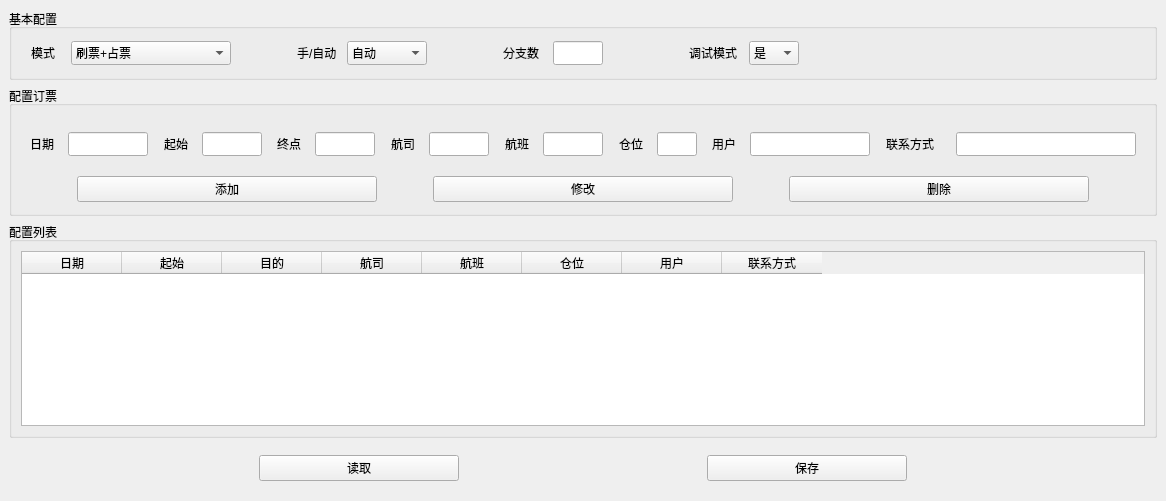
<?xml version="1.0" encoding="UTF-8"?>
<ui version="4.0">
 <class>MainWindow</class>
 <widget class="QMainWindow" name="MainWindow">
  <property name="geometry">
   <rect>
    <x>0</x>
    <y>0</y>
    <width>1166</width>
    <height>501</height>
   </rect>
  </property>
  <property name="windowTitle">
   <string>自动订票配置</string>
  </property>
  <widget class="QWidget" name="centralwidget">
   <layout class="QVBoxLayout" name="verticalLayout">
    <item>
     <widget class="QGroupBox" name="groupBox">
      <property name="sizePolicy">
       <sizepolicy hsizetype="Preferred" vsizetype="Preferred">
        <horstretch>0</horstretch>
        <verstretch>0</verstretch>
       </sizepolicy>
      </property>
      <property name="font">
       <font>
        <family>Microsoft YaHei UI</family>
        <pointsize>9</pointsize>
       </font>
      </property>
      <property name="title">
       <string>基本配置</string>
      </property>
      <layout class="QHBoxLayout" name="horizontalLayout">
       <item>
        <widget class="QWidget" name="widget_5" native="true">
         <property name="minimumSize">
          <size>
           <width>270</width>
           <height>30</height>
          </size>
         </property>
         <property name="maximumSize">
          <size>
           <width>270</width>
           <height>30</height>
          </size>
         </property>
         <layout class="QHBoxLayout" name="horizontalLayout_6">
          <property name="spacing">
           <number>0</number>
          </property>
          <property name="leftMargin">
           <number>10</number>
          </property>
          <property name="topMargin">
           <number>0</number>
          </property>
          <property name="rightMargin">
           <number>0</number>
          </property>
          <property name="bottomMargin">
           <number>0</number>
          </property>
          <item>
           <widget class="QLabel" name="label">
            <property name="enabled">
             <bool>true</bool>
            </property>
            <property name="minimumSize">
             <size>
              <width>40</width>
              <height>30</height>
             </size>
            </property>
            <property name="maximumSize">
             <size>
              <width>40</width>
              <height>30</height>
             </size>
            </property>
            <property name="font">
             <font>
              <family>Microsoft YaHei UI</family>
              <pointsize>9</pointsize>
             </font>
            </property>
            <property name="text">
             <string>模式</string>
            </property>
           </widget>
          </item>
          <item>
           <widget class="QComboBox" name="comboBoxMode">
            <property name="minimumSize">
             <size>
              <width>160</width>
              <height>24</height>
             </size>
            </property>
            <property name="maximumSize">
             <size>
              <width>160</width>
              <height>24</height>
             </size>
            </property>
            <property name="font">
             <font>
              <family>Microsoft YaHei UI</family>
              <pointsize>9</pointsize>
             </font>
            </property>
            <item>
             <property name="text">
              <string>刷票+占票</string>
             </property>
            </item>
            <item>
             <property name="text">
              <string>刷票+占票+快速预定</string>
             </property>
            </item>
           </widget>
          </item>
          <item>
           <spacer name="horizontalSpacer">
            <property name="minimumSize">
             <size>
              <width>0</width>
              <height>30</height>
             </size>
            </property>
            <property name="orientation">
             <enum>Qt::Horizontal</enum>
            </property>
            <property name="sizeHint" stdset="0">
             <size>
              <width>40</width>
              <height>20</height>
             </size>
            </property>
           </spacer>
          </item>
         </layout>
        </widget>
       </item>
       <item>
        <widget class="QWidget" name="widget_12" native="true">
         <property name="minimumSize">
          <size>
           <width>200</width>
           <height>30</height>
          </size>
         </property>
         <property name="maximumSize">
          <size>
           <width>200</width>
           <height>30</height>
          </size>
         </property>
         <layout class="QHBoxLayout" name="horizontalLayout_7">
          <property name="spacing">
           <number>0</number>
          </property>
          <property name="leftMargin">
           <number>0</number>
          </property>
          <property name="topMargin">
           <number>0</number>
          </property>
          <property name="rightMargin">
           <number>0</number>
          </property>
          <property name="bottomMargin">
           <number>0</number>
          </property>
          <item>
           <widget class="QLabel" name="label_2">
            <property name="minimumSize">
             <size>
              <width>50</width>
              <height>30</height>
             </size>
            </property>
            <property name="maximumSize">
             <size>
              <width>50</width>
              <height>30</height>
             </size>
            </property>
            <property name="font">
             <font>
              <family>Microsoft YaHei UI</family>
              <pointsize>9</pointsize>
             </font>
            </property>
            <property name="text">
             <string>手/自动</string>
            </property>
           </widget>
          </item>
          <item>
           <widget class="QComboBox" name="comboBoxManual">
            <property name="minimumSize">
             <size>
              <width>80</width>
              <height>24</height>
             </size>
            </property>
            <property name="maximumSize">
             <size>
              <width>16777215</width>
              <height>24</height>
             </size>
            </property>
            <property name="font">
             <font>
              <family>Microsoft YaHei UI</family>
              <pointsize>9</pointsize>
             </font>
            </property>
            <item>
             <property name="text">
              <string>自动</string>
             </property>
            </item>
            <item>
             <property name="text">
              <string>手动</string>
             </property>
            </item>
           </widget>
          </item>
          <item>
           <spacer name="horizontalSpacer_2">
            <property name="minimumSize">
             <size>
              <width>0</width>
              <height>30</height>
             </size>
            </property>
            <property name="orientation">
             <enum>Qt::Horizontal</enum>
            </property>
            <property name="sizeHint" stdset="0">
             <size>
              <width>67</width>
              <height>27</height>
             </size>
            </property>
           </spacer>
          </item>
         </layout>
        </widget>
       </item>
       <item>
        <widget class="QWidget" name="widget_13" native="true">
         <property name="minimumSize">
          <size>
           <width>180</width>
           <height>30</height>
          </size>
         </property>
         <property name="maximumSize">
          <size>
           <width>180</width>
           <height>30</height>
          </size>
         </property>
         <layout class="QHBoxLayout" name="horizontalLayout_8">
          <property name="spacing">
           <number>0</number>
          </property>
          <property name="leftMargin">
           <number>0</number>
          </property>
          <property name="topMargin">
           <number>0</number>
          </property>
          <property name="rightMargin">
           <number>0</number>
          </property>
          <property name="bottomMargin">
           <number>0</number>
          </property>
          <item>
           <widget class="QLabel" name="label_3">
            <property name="minimumSize">
             <size>
              <width>50</width>
              <height>30</height>
             </size>
            </property>
            <property name="maximumSize">
             <size>
              <width>50</width>
              <height>30</height>
             </size>
            </property>
            <property name="font">
             <font>
              <family>Microsoft YaHei UI</family>
              <pointsize>9</pointsize>
             </font>
            </property>
            <property name="text">
             <string>分支数</string>
            </property>
           </widget>
          </item>
          <item>
           <widget class="QLineEdit" name="lineEditBranchSize">
            <property name="minimumSize">
             <size>
              <width>50</width>
              <height>24</height>
             </size>
            </property>
            <property name="maximumSize">
             <size>
              <width>50</width>
              <height>24</height>
             </size>
            </property>
            <property name="font">
             <font>
              <family>Microsoft YaHei UI</family>
              <pointsize>9</pointsize>
             </font>
            </property>
           </widget>
          </item>
          <item>
           <spacer name="horizontalSpacer_3">
            <property name="minimumSize">
             <size>
              <width>0</width>
              <height>30</height>
             </size>
            </property>
            <property name="orientation">
             <enum>Qt::Horizontal</enum>
            </property>
            <property name="sizeHint" stdset="0">
             <size>
              <width>77</width>
              <height>27</height>
             </size>
            </property>
           </spacer>
          </item>
         </layout>
        </widget>
       </item>
       <item>
        <widget class="QWidget" name="widget_14" native="true">
         <property name="minimumSize">
          <size>
           <width>160</width>
           <height>30</height>
          </size>
         </property>
         <property name="maximumSize">
          <size>
           <width>160</width>
           <height>30</height>
          </size>
         </property>
         <layout class="QHBoxLayout" name="horizontalLayout_16">
          <property name="spacing">
           <number>0</number>
          </property>
          <property name="leftMargin">
           <number>0</number>
          </property>
          <property name="topMargin">
           <number>0</number>
          </property>
          <property name="rightMargin">
           <number>0</number>
          </property>
          <property name="bottomMargin">
           <number>0</number>
          </property>
          <item>
           <widget class="QLabel" name="label_4">
            <property name="minimumSize">
             <size>
              <width>60</width>
              <height>30</height>
             </size>
            </property>
            <property name="maximumSize">
             <size>
              <width>16777215</width>
              <height>30</height>
             </size>
            </property>
            <property name="font">
             <font>
              <family>Microsoft YaHei UI</family>
              <pointsize>9</pointsize>
             </font>
            </property>
            <property name="text">
             <string>调试模式</string>
            </property>
           </widget>
          </item>
          <item>
           <widget class="QComboBox" name="comboBoxDebug">
            <property name="minimumSize">
             <size>
              <width>50</width>
              <height>24</height>
             </size>
            </property>
            <property name="maximumSize">
             <size>
              <width>16777215</width>
              <height>24</height>
             </size>
            </property>
            <property name="font">
             <font>
              <family>Microsoft YaHei UI</family>
              <pointsize>9</pointsize>
             </font>
            </property>
            <item>
             <property name="text">
              <string>是</string>
             </property>
            </item>
            <item>
             <property name="text">
              <string>否</string>
             </property>
            </item>
           </widget>
          </item>
          <item>
           <spacer name="horizontalSpacer_5">
            <property name="orientation">
             <enum>Qt::Horizontal</enum>
            </property>
            <property name="sizeHint" stdset="0">
             <size>
              <width>44</width>
              <height>20</height>
             </size>
            </property>
           </spacer>
          </item>
         </layout>
        </widget>
       </item>
       <item>
        <spacer name="horizontalSpacer_4">
         <property name="minimumSize">
          <size>
           <width>0</width>
           <height>30</height>
          </size>
         </property>
         <property name="orientation">
          <enum>Qt::Horizontal</enum>
         </property>
         <property name="sizeHint" stdset="0">
          <size>
           <width>40</width>
           <height>20</height>
          </size>
         </property>
        </spacer>
       </item>
      </layout>
     </widget>
    </item>
    <item>
     <widget class="QGroupBox" name="groupBox_2">
      <property name="font">
       <font>
        <family>Microsoft YaHei UI</family>
        <pointsize>9</pointsize>
       </font>
      </property>
      <property name="title">
       <string>配置订票</string>
      </property>
      <layout class="QVBoxLayout" name="verticalLayout_2">
       <item>
        <widget class="QWidget" name="widget_15" native="true">
         <property name="maximumSize">
          <size>
           <width>16777215</width>
           <height>16777215</height>
          </size>
         </property>
         <property name="font">
          <font>
           <family>Agency FB</family>
           <pointsize>10</pointsize>
          </font>
         </property>
         <layout class="QHBoxLayout" name="horizontalLayout_2">
          <item>
           <widget class="QWidget" name="widget_2" native="true">
            <layout class="QHBoxLayout" name="horizontalLayout_4">
             <property name="spacing">
              <number>0</number>
             </property>
             <property name="leftMargin">
              <number>0</number>
             </property>
             <property name="topMargin">
              <number>5</number>
             </property>
             <property name="rightMargin">
              <number>0</number>
             </property>
             <property name="bottomMargin">
              <number>0</number>
             </property>
             <item>
              <widget class="QLabel" name="label_20">
               <property name="minimumSize">
                <size>
                 <width>38</width>
                 <height>30</height>
                </size>
               </property>
               <property name="font">
                <font>
                 <family>Microsoft YaHei UI</family>
                 <pointsize>9</pointsize>
                </font>
               </property>
               <property name="text">
                <string>日期</string>
               </property>
              </widget>
             </item>
             <item>
              <widget class="QLineEdit" name="lineEditDate">
               <property name="minimumSize">
                <size>
                 <width>60</width>
                 <height>24</height>
                </size>
               </property>
               <property name="maximumSize">
                <size>
                 <width>80</width>
                 <height>16777215</height>
                </size>
               </property>
               <property name="font">
                <font>
                 <family>Microsoft YaHei UI</family>
                 <pointsize>9</pointsize>
                </font>
               </property>
              </widget>
             </item>
            </layout>
           </widget>
          </item>
          <item>
           <spacer name="horizontalSpacer_8">
            <property name="minimumSize">
             <size>
              <width>0</width>
              <height>30</height>
             </size>
            </property>
            <property name="orientation">
             <enum>Qt::Horizontal</enum>
            </property>
            <property name="sizeHint" stdset="0">
             <size>
              <width>22</width>
              <height>27</height>
             </size>
            </property>
           </spacer>
          </item>
          <item>
           <widget class="QWidget" name="widget_3" native="true">
            <layout class="QHBoxLayout" name="horizontalLayout_9">
             <property name="spacing">
              <number>0</number>
             </property>
             <property name="leftMargin">
              <number>0</number>
             </property>
             <property name="topMargin">
              <number>5</number>
             </property>
             <property name="rightMargin">
              <number>0</number>
             </property>
             <property name="bottomMargin">
              <number>0</number>
             </property>
             <item>
              <widget class="QLabel" name="label_24">
               <property name="minimumSize">
                <size>
                 <width>38</width>
                 <height>30</height>
                </size>
               </property>
               <property name="font">
                <font>
                 <family>Microsoft YaHei UI</family>
                 <pointsize>9</pointsize>
                </font>
               </property>
               <property name="text">
                <string>起始</string>
               </property>
              </widget>
             </item>
             <item>
              <widget class="QLineEdit" name="lineEditFrom">
               <property name="minimumSize">
                <size>
                 <width>60</width>
                 <height>24</height>
                </size>
               </property>
               <property name="maximumSize">
                <size>
                 <width>60</width>
                 <height>16777215</height>
                </size>
               </property>
               <property name="font">
                <font>
                 <family>Microsoft YaHei UI</family>
                 <pointsize>9</pointsize>
                </font>
               </property>
              </widget>
             </item>
            </layout>
           </widget>
          </item>
          <item>
           <spacer name="horizontalSpacer_10">
            <property name="minimumSize">
             <size>
              <width>0</width>
              <height>30</height>
             </size>
            </property>
            <property name="orientation">
             <enum>Qt::Horizontal</enum>
            </property>
            <property name="sizeHint" stdset="0">
             <size>
              <width>22</width>
              <height>27</height>
             </size>
            </property>
           </spacer>
          </item>
          <item>
           <widget class="QWidget" name="widget_6" native="true">
            <layout class="QHBoxLayout" name="horizontalLayout_10">
             <property name="spacing">
              <number>0</number>
             </property>
             <property name="leftMargin">
              <number>0</number>
             </property>
             <property name="topMargin">
              <number>5</number>
             </property>
             <property name="rightMargin">
              <number>0</number>
             </property>
             <property name="bottomMargin">
              <number>0</number>
             </property>
             <item>
              <widget class="QLabel" name="label_25">
               <property name="minimumSize">
                <size>
                 <width>38</width>
                 <height>30</height>
                </size>
               </property>
               <property name="font">
                <font>
                 <family>Microsoft YaHei UI</family>
                 <pointsize>9</pointsize>
                </font>
               </property>
               <property name="text">
                <string>终点</string>
               </property>
              </widget>
             </item>
             <item>
              <widget class="QLineEdit" name="lineEditTo">
               <property name="minimumSize">
                <size>
                 <width>60</width>
                 <height>24</height>
                </size>
               </property>
               <property name="maximumSize">
                <size>
                 <width>60</width>
                 <height>16777215</height>
                </size>
               </property>
               <property name="font">
                <font>
                 <family>Microsoft YaHei UI</family>
                 <pointsize>9</pointsize>
                </font>
               </property>
              </widget>
             </item>
            </layout>
           </widget>
          </item>
          <item>
           <spacer name="horizontalSpacer_11">
            <property name="minimumSize">
             <size>
              <width>0</width>
              <height>30</height>
             </size>
            </property>
            <property name="orientation">
             <enum>Qt::Horizontal</enum>
            </property>
            <property name="sizeHint" stdset="0">
             <size>
              <width>22</width>
              <height>27</height>
             </size>
            </property>
           </spacer>
          </item>
          <item>
           <widget class="QWidget" name="widget_7" native="true">
            <layout class="QHBoxLayout" name="horizontalLayout_11">
             <property name="spacing">
              <number>0</number>
             </property>
             <property name="leftMargin">
              <number>0</number>
             </property>
             <property name="topMargin">
              <number>5</number>
             </property>
             <property name="rightMargin">
              <number>0</number>
             </property>
             <property name="bottomMargin">
              <number>0</number>
             </property>
             <item>
              <widget class="QLabel" name="label_26">
               <property name="minimumSize">
                <size>
                 <width>38</width>
                 <height>30</height>
                </size>
               </property>
               <property name="font">
                <font>
                 <family>Microsoft YaHei UI</family>
                 <pointsize>9</pointsize>
                </font>
               </property>
               <property name="text">
                <string>航司</string>
               </property>
              </widget>
             </item>
             <item>
              <widget class="QLineEdit" name="lineEditComp">
               <property name="minimumSize">
                <size>
                 <width>60</width>
                 <height>24</height>
                </size>
               </property>
               <property name="maximumSize">
                <size>
                 <width>60</width>
                 <height>16777215</height>
                </size>
               </property>
               <property name="font">
                <font>
                 <family>Microsoft YaHei UI</family>
                 <pointsize>9</pointsize>
                </font>
               </property>
              </widget>
             </item>
            </layout>
           </widget>
          </item>
          <item>
           <spacer name="horizontalSpacer_13">
            <property name="minimumSize">
             <size>
              <width>0</width>
              <height>30</height>
             </size>
            </property>
            <property name="orientation">
             <enum>Qt::Horizontal</enum>
            </property>
            <property name="sizeHint" stdset="0">
             <size>
              <width>22</width>
              <height>27</height>
             </size>
            </property>
           </spacer>
          </item>
          <item>
           <widget class="QWidget" name="widget_8" native="true">
            <layout class="QHBoxLayout" name="horizontalLayout_12">
             <property name="spacing">
              <number>0</number>
             </property>
             <property name="leftMargin">
              <number>0</number>
             </property>
             <property name="topMargin">
              <number>5</number>
             </property>
             <property name="rightMargin">
              <number>0</number>
             </property>
             <property name="bottomMargin">
              <number>0</number>
             </property>
             <item>
              <widget class="QLabel" name="label_27">
               <property name="minimumSize">
                <size>
                 <width>38</width>
                 <height>30</height>
                </size>
               </property>
               <property name="font">
                <font>
                 <family>Microsoft YaHei UI</family>
                 <pointsize>9</pointsize>
                </font>
               </property>
               <property name="text">
                <string>航班</string>
               </property>
              </widget>
             </item>
             <item>
              <widget class="QLineEdit" name="lineEditFlight">
               <property name="minimumSize">
                <size>
                 <width>60</width>
                 <height>24</height>
                </size>
               </property>
               <property name="maximumSize">
                <size>
                 <width>60</width>
                 <height>16777215</height>
                </size>
               </property>
               <property name="font">
                <font>
                 <family>Microsoft YaHei UI</family>
                 <pointsize>9</pointsize>
                </font>
               </property>
              </widget>
             </item>
            </layout>
           </widget>
          </item>
          <item>
           <spacer name="horizontalSpacer_22">
            <property name="minimumSize">
             <size>
              <width>0</width>
              <height>30</height>
             </size>
            </property>
            <property name="orientation">
             <enum>Qt::Horizontal</enum>
            </property>
            <property name="sizeHint" stdset="0">
             <size>
              <width>22</width>
              <height>27</height>
             </size>
            </property>
           </spacer>
          </item>
          <item>
           <widget class="QWidget" name="widget_11" native="true">
            <layout class="QHBoxLayout" name="horizontalLayout_13">
             <property name="spacing">
              <number>0</number>
             </property>
             <property name="leftMargin">
              <number>0</number>
             </property>
             <property name="topMargin">
              <number>5</number>
             </property>
             <property name="rightMargin">
              <number>0</number>
             </property>
             <property name="bottomMargin">
              <number>0</number>
             </property>
             <item>
              <widget class="QLabel" name="label_30">
               <property name="minimumSize">
                <size>
                 <width>38</width>
                 <height>30</height>
                </size>
               </property>
               <property name="font">
                <font>
                 <family>Microsoft YaHei UI</family>
                 <pointsize>9</pointsize>
                </font>
               </property>
               <property name="text">
                <string>仓位</string>
               </property>
              </widget>
             </item>
             <item>
              <widget class="QLineEdit" name="lineEditSpace">
               <property name="minimumSize">
                <size>
                 <width>40</width>
                 <height>24</height>
                </size>
               </property>
               <property name="maximumSize">
                <size>
                 <width>40</width>
                 <height>16777215</height>
                </size>
               </property>
               <property name="font">
                <font>
                 <family>Microsoft YaHei UI</family>
                 <pointsize>9</pointsize>
                </font>
               </property>
              </widget>
             </item>
            </layout>
           </widget>
          </item>
          <item>
           <spacer name="horizontalSpacer_12">
            <property name="minimumSize">
             <size>
              <width>0</width>
              <height>30</height>
             </size>
            </property>
            <property name="orientation">
             <enum>Qt::Horizontal</enum>
            </property>
            <property name="sizeHint" stdset="0">
             <size>
              <width>22</width>
              <height>27</height>
             </size>
            </property>
           </spacer>
          </item>
          <item>
           <widget class="QWidget" name="widget_10" native="true">
            <layout class="QHBoxLayout" name="horizontalLayout_15">
             <property name="spacing">
              <number>0</number>
             </property>
             <property name="leftMargin">
              <number>0</number>
             </property>
             <property name="topMargin">
              <number>5</number>
             </property>
             <property name="rightMargin">
              <number>0</number>
             </property>
             <property name="bottomMargin">
              <number>0</number>
             </property>
             <item>
              <widget class="QLabel" name="label_29">
               <property name="minimumSize">
                <size>
                 <width>38</width>
                 <height>30</height>
                </size>
               </property>
               <property name="font">
                <font>
                 <family>Microsoft YaHei UI</family>
                 <pointsize>9</pointsize>
                </font>
               </property>
               <property name="text">
                <string>用户</string>
               </property>
              </widget>
             </item>
             <item>
              <widget class="QLineEdit" name="lineEditUser">
               <property name="minimumSize">
                <size>
                 <width>120</width>
                 <height>24</height>
                </size>
               </property>
               <property name="maximumSize">
                <size>
                 <width>120</width>
                 <height>16777215</height>
                </size>
               </property>
               <property name="font">
                <font>
                 <family>Microsoft YaHei UI</family>
                 <pointsize>9</pointsize>
                </font>
               </property>
              </widget>
             </item>
            </layout>
           </widget>
          </item>
          <item>
           <spacer name="horizontalSpacer_18">
            <property name="minimumSize">
             <size>
              <width>0</width>
              <height>30</height>
             </size>
            </property>
            <property name="orientation">
             <enum>Qt::Horizontal</enum>
            </property>
            <property name="sizeHint" stdset="0">
             <size>
              <width>22</width>
              <height>27</height>
             </size>
            </property>
           </spacer>
          </item>
          <item>
           <widget class="QWidget" name="widget_9" native="true">
            <layout class="QHBoxLayout" name="horizontalLayout_14">
             <property name="spacing">
              <number>0</number>
             </property>
             <property name="leftMargin">
              <number>0</number>
             </property>
             <property name="topMargin">
              <number>5</number>
             </property>
             <property name="rightMargin">
              <number>0</number>
             </property>
             <property name="bottomMargin">
              <number>0</number>
             </property>
             <item>
              <widget class="QLabel" name="label_28">
               <property name="minimumSize">
                <size>
                 <width>70</width>
                 <height>30</height>
                </size>
               </property>
               <property name="font">
                <font>
                 <family>Microsoft YaHei UI</family>
                 <pointsize>9</pointsize>
                </font>
               </property>
               <property name="text">
                <string>联系方式</string>
               </property>
              </widget>
             </item>
             <item>
              <widget class="QLineEdit" name="lineEditContact">
               <property name="minimumSize">
                <size>
                 <width>180</width>
                 <height>24</height>
                </size>
               </property>
               <property name="maximumSize">
                <size>
                 <width>180</width>
                 <height>16777215</height>
                </size>
               </property>
               <property name="font">
                <font>
                 <family>Microsoft YaHei UI</family>
                 <pointsize>9</pointsize>
                </font>
               </property>
              </widget>
             </item>
            </layout>
           </widget>
          </item>
         </layout>
        </widget>
       </item>
       <item>
        <widget class="QWidget" name="widget" native="true">
         <property name="minimumSize">
          <size>
           <width>0</width>
           <height>30</height>
          </size>
         </property>
         <layout class="QHBoxLayout" name="horizontalLayout_3">
          <property name="spacing">
           <number>0</number>
          </property>
          <property name="leftMargin">
           <number>0</number>
          </property>
          <property name="topMargin">
           <number>0</number>
          </property>
          <property name="rightMargin">
           <number>0</number>
          </property>
          <property name="bottomMargin">
           <number>0</number>
          </property>
          <item>
           <spacer name="horizontalSpacer_14">
            <property name="minimumSize">
             <size>
              <width>0</width>
              <height>30</height>
             </size>
            </property>
            <property name="orientation">
             <enum>Qt::Horizontal</enum>
            </property>
            <property name="sizeHint" stdset="0">
             <size>
              <width>40</width>
              <height>20</height>
             </size>
            </property>
           </spacer>
          </item>
          <item>
           <widget class="QPushButton" name="pushButtonBookAdd">
            <property name="minimumSize">
             <size>
              <width>300</width>
              <height>24</height>
             </size>
            </property>
            <property name="font">
             <font>
              <family>Microsoft YaHei UI</family>
              <pointsize>9</pointsize>
             </font>
            </property>
            <property name="text">
             <string>添加</string>
            </property>
           </widget>
          </item>
          <item>
           <spacer name="horizontalSpacer_15">
            <property name="minimumSize">
             <size>
              <width>0</width>
              <height>30</height>
             </size>
            </property>
            <property name="orientation">
             <enum>Qt::Horizontal</enum>
            </property>
            <property name="sizeHint" stdset="0">
             <size>
              <width>40</width>
              <height>20</height>
             </size>
            </property>
           </spacer>
          </item>
          <item>
           <widget class="QPushButton" name="pushButtonBookModify">
            <property name="minimumSize">
             <size>
              <width>300</width>
              <height>24</height>
             </size>
            </property>
            <property name="font">
             <font>
              <family>Microsoft YaHei UI</family>
              <pointsize>9</pointsize>
             </font>
            </property>
            <property name="text">
             <string>修改</string>
            </property>
           </widget>
          </item>
          <item>
           <spacer name="horizontalSpacer_16">
            <property name="minimumSize">
             <size>
              <width>0</width>
              <height>30</height>
             </size>
            </property>
            <property name="orientation">
             <enum>Qt::Horizontal</enum>
            </property>
            <property name="sizeHint" stdset="0">
             <size>
              <width>40</width>
              <height>20</height>
             </size>
            </property>
           </spacer>
          </item>
          <item>
           <widget class="QPushButton" name="pushButtonBookDelete">
            <property name="minimumSize">
             <size>
              <width>300</width>
              <height>24</height>
             </size>
            </property>
            <property name="font">
             <font>
              <family>Microsoft YaHei UI</family>
              <pointsize>9</pointsize>
             </font>
            </property>
            <property name="text">
             <string>删除</string>
            </property>
           </widget>
          </item>
          <item>
           <spacer name="horizontalSpacer_17">
            <property name="minimumSize">
             <size>
              <width>0</width>
              <height>30</height>
             </size>
            </property>
            <property name="orientation">
             <enum>Qt::Horizontal</enum>
            </property>
            <property name="sizeHint" stdset="0">
             <size>
              <width>52</width>
              <height>27</height>
             </size>
            </property>
           </spacer>
          </item>
         </layout>
        </widget>
       </item>
      </layout>
     </widget>
    </item>
    <item>
     <widget class="QGroupBox" name="groupBox_9">
      <property name="font">
       <font>
        <family>Microsoft YaHei UI</family>
        <pointsize>9</pointsize>
       </font>
      </property>
      <property name="title">
       <string>配置列表</string>
      </property>
      <layout class="QVBoxLayout" name="verticalLayout_3">
       <item>
        <widget class="QTableWidget" name="tableWidgetBookList">
         <property name="font">
          <font>
           <family>Microsoft YaHei UI</family>
           <pointsize>9</pointsize>
          </font>
         </property>
         <column>
          <property name="text">
           <string>日期</string>
          </property>
          <property name="font">
           <font>
            <pointsize>9</pointsize>
           </font>
          </property>
         </column>
         <column>
          <property name="text">
           <string>起始</string>
          </property>
          <property name="font">
           <font>
            <family>Microsoft YaHei UI</family>
            <pointsize>9</pointsize>
           </font>
          </property>
         </column>
         <column>
          <property name="text">
           <string>目的</string>
          </property>
          <property name="font">
           <font>
            <family>Microsoft YaHei UI</family>
            <pointsize>9</pointsize>
           </font>
          </property>
         </column>
         <column>
          <property name="text">
           <string>航司</string>
          </property>
          <property name="font">
           <font>
            <family>Microsoft YaHei UI</family>
            <pointsize>9</pointsize>
           </font>
          </property>
         </column>
         <column>
          <property name="text">
           <string>航班</string>
          </property>
          <property name="font">
           <font>
            <family>Microsoft YaHei UI</family>
            <pointsize>9</pointsize>
           </font>
          </property>
         </column>
         <column>
          <property name="text">
           <string>仓位</string>
          </property>
          <property name="font">
           <font>
            <family>Microsoft YaHei UI</family>
            <pointsize>9</pointsize>
           </font>
          </property>
         </column>
         <column>
          <property name="text">
           <string>用户</string>
          </property>
          <property name="font">
           <font>
            <family>Microsoft YaHei UI</family>
            <pointsize>9</pointsize>
           </font>
          </property>
         </column>
         <column>
          <property name="text">
           <string>联系方式</string>
          </property>
          <property name="font">
           <font>
            <family>Microsoft YaHei UI</family>
            <pointsize>9</pointsize>
           </font>
          </property>
         </column>
        </widget>
       </item>
      </layout>
     </widget>
    </item>
    <item>
     <widget class="QWidget" name="widget_4" native="true">
      <layout class="QHBoxLayout" name="horizontalLayout_5">
       <item>
        <spacer name="horizontalSpacer_19">
         <property name="minimumSize">
          <size>
           <width>0</width>
           <height>30</height>
          </size>
         </property>
         <property name="orientation">
          <enum>Qt::Horizontal</enum>
         </property>
         <property name="sizeHint" stdset="0">
          <size>
           <width>40</width>
           <height>20</height>
          </size>
         </property>
        </spacer>
       </item>
       <item>
        <widget class="QPushButton" name="pushButtonRead">
         <property name="minimumSize">
          <size>
           <width>200</width>
           <height>0</height>
          </size>
         </property>
         <property name="font">
          <font>
           <family>Microsoft YaHei UI</family>
           <pointsize>9</pointsize>
          </font>
         </property>
         <property name="text">
          <string>读取</string>
         </property>
        </widget>
       </item>
       <item>
        <spacer name="horizontalSpacer_20">
         <property name="minimumSize">
          <size>
           <width>0</width>
           <height>30</height>
          </size>
         </property>
         <property name="orientation">
          <enum>Qt::Horizontal</enum>
         </property>
         <property name="sizeHint" stdset="0">
          <size>
           <width>40</width>
           <height>20</height>
          </size>
         </property>
        </spacer>
       </item>
       <item>
        <widget class="QPushButton" name="pushButtonSave">
         <property name="minimumSize">
          <size>
           <width>200</width>
           <height>0</height>
          </size>
         </property>
         <property name="font">
          <font>
           <family>Microsoft YaHei UI</family>
           <pointsize>9</pointsize>
          </font>
         </property>
         <property name="text">
          <string>保存</string>
         </property>
        </widget>
       </item>
       <item>
        <spacer name="horizontalSpacer_21">
         <property name="minimumSize">
          <size>
           <width>0</width>
           <height>30</height>
          </size>
         </property>
         <property name="orientation">
          <enum>Qt::Horizontal</enum>
         </property>
         <property name="sizeHint" stdset="0">
          <size>
           <width>40</width>
           <height>20</height>
          </size>
         </property>
        </spacer>
       </item>
      </layout>
     </widget>
    </item>
   </layout>
  </widget>
 </widget>
 <resources/>
 <connections/>
</ui>
